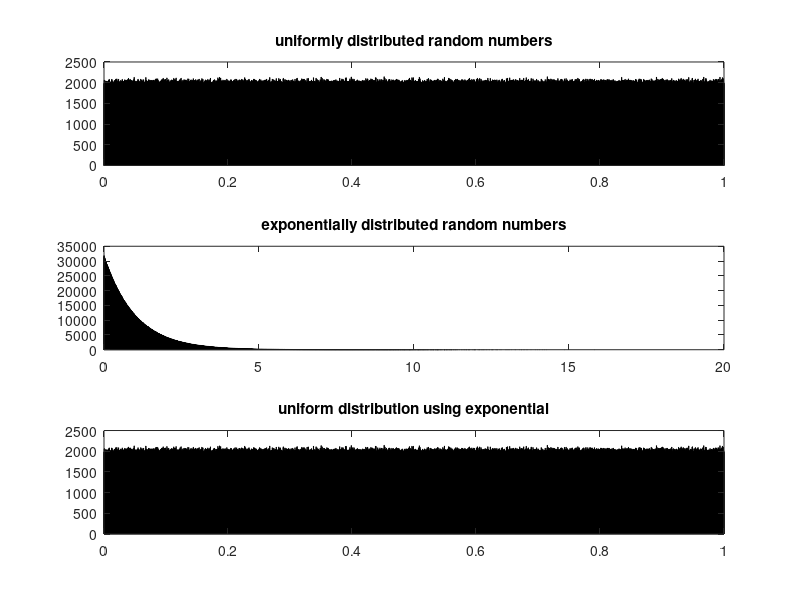

Recreate this plot in MATLAB.
%GENERATE EXPONENTIALLY RANDOM NUMBERS FROM UNIFORMLY DISTRIBUTED NUMBERS

clc;
clear;

uniX = rand(1,10000000);
subplot(3,1,1)
nbin = 5000;

hist(uniX,nbin);
title('uniformly distributed random numbers');

% generation of exp distribution
expY = -log(uniX);
subplot(3,1,2);
hist(expY,nbin);
title('exponentially distributed random numbers');

% generation of uniform from exp
uniX2 = exp(-expY);
subplot(3,1,3)
hist(uniX2,nbin);
title('uniform distribution using exponential');
